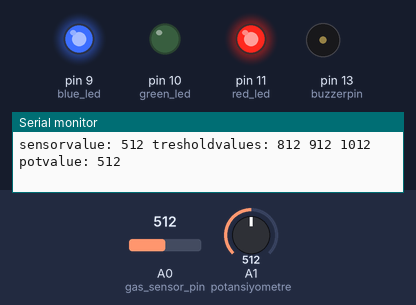
The sketch below on a simulated Arduino Uno, built with avr-gcc and run on an emulated ATmega328P. Shown: output pins drawn as LEDs (lit = HIGH), buzzer (waves = sounding, pin HIGH), the last lines printed to the serial monitor. The test bench sets the inputs (shaded band); at power-on: A0 (gas_sensor_pin) = 512, A1 (potansiyometre) = 512.

Above: at 11.2 s.
11.3 s: A0 (gas_sensor_pin) set to 801
14.3 s: A0 (gas_sensor_pin) set to 821
At 14.9 s:
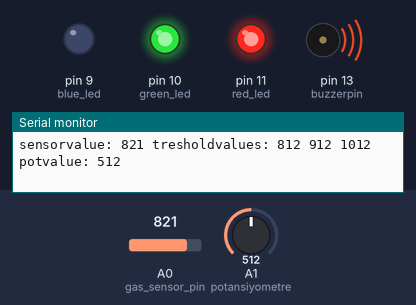
17.3 s: A1 (potansiyometre) set to 434
19.4 s: A1 (potansiyometre) set to 411
At 19.65 s:
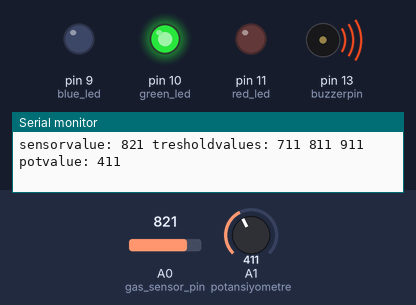
22.4 s: A1 (potansiyometre) set to 328
25.4 s: A1 (potansiyometre) set to 303
At 25.8 s:
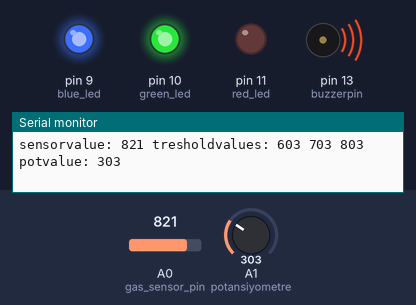
Timing chart, 0 to 28.0 s (numbered marks = the images above; inputs shaded):
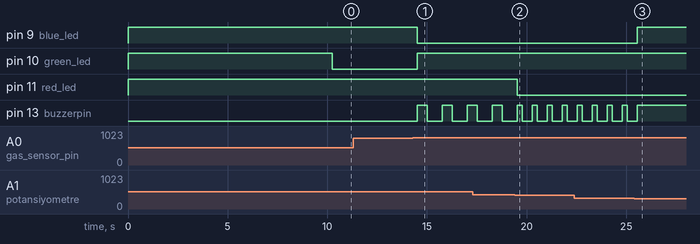

The sketch:

gaz_sensoru.ino
```cpp
#define gas_sensor_pin A0
#define buzzerpin 13        //buzzerin + sı buraya - si gnd ye

#define red_led 11
#define green_led 10
#define blue_led 9

#define potansiyometre A1

void setup() {

  pinMode(buzzerpin,OUTPUT);

  pinMode(red_led, OUTPUT);
  pinMode(green_led, OUTPUT);
  pinMode(blue_led, OUTPUT);


  led_off(red_led,green_led,blue_led);

  Serial.begin(9600);
  Serial.println("isiniyor");
  delay(10000);
  Serial.println("isinidi");

}


void loop() {

  delay(250);

  int sensorvalue = analogRead(gas_sensor_pin);
  int potvalue = analogRead(potansiyometre);

  int treshold1 = (potvalue + 300);
  int treshold2 = (potvalue + 400);
  int treshold3 = (potvalue + 500);


  Serial.print("sensorvalue: ");
  Serial.print(sensorvalue);
  Serial.print(" tresholdvalues: ");
  Serial.print(treshold1);
  Serial.print(" ");
  Serial.print(treshold2);
  Serial.print(" ");
  Serial.print(treshold3);
  Serial.print(" potvalue: ");
  Serial.print(potvalue);
  Serial.println();


  if(sensorvalue > treshold3){
    red(red_led,green_led,blue_led);
    alarm3();
  }
  else if(sensorvalue > treshold2){
    purple(red_led,green_led,blue_led);
    alarm2();
  }
  else if(sensorvalue > treshold1){
    blue(red_led,green_led,blue_led);
    alarm1();
  }
  else{
    green(red_led,green_led,blue_led);
  }

}


void red(int r, int g, int b){
  digitalWrite(r,LOW);
  digitalWrite(g,HIGH);
  digitalWrite(b,HIGH);
}

void purple(int r, int g, int b){
  digitalWrite(r,LOW);
  digitalWrite(g,HIGH);
  digitalWrite(b,LOW);
}

void green(int r, int g, int b){
  digitalWrite(r,HIGH);
  digitalWrite(g,LOW);
  digitalWrite(b,HIGH);
}

void blue(int r, int g, int b){
  digitalWrite(r,HIGH);
  digitalWrite(g,HIGH);
  digitalWrite(b,LOW);
}

void led_off(int r, int g, int b){
  digitalWrite(r,HIGH);
  digitalWrite(g,HIGH);
  digitalWrite(b,HIGH);
}


void alarm1(){
  digitalWrite(buzzerpin,HIGH);
  delay(500);
  digitalWrite(buzzerpin,LOW);
  delay(500);
}

void alarm2(){
  digitalWrite(buzzerpin,HIGH);
  delay(250);
  digitalWrite(buzzerpin,LOW);
  delay(250);
}

void alarm3(){
  digitalWrite(buzzerpin,HIGH);
}
```

Measured:
- the behaviour switches between 812 and 813 on A0 (gas_sensor_pin) (found by bisection; images 0 and 1)
- the behaviour switches between 421 and 420 on A1 (potansiyometre) (found by bisection; images 1 and 2)
- the behaviour switches between 321 and 320 on A1 (potansiyometre) (found by bisection; images 2 and 3)
- after the input at 14.3 s, pin 9 (blue_led): HIGH → LOW after 0.23 s; pin 10 (green_led): LOW → HIGH after 0.23 s; pin 13 (buzzerpin): alternates HIGH for 0.50 s and LOW for 0.75 s, starting after 0.23 s
- after the input at 19.4 s, pin 11 (red_led): HIGH → LOW after 0.13 s; pin 13 (buzzerpin): alternates HIGH for 0.25 s and LOW for 0.50 s, starting after 0.38 s
- after the input at 25.4 s, pin 9 (blue_led): LOW → HIGH after 0.14 s; pin 13 (buzzerpin): goes on until 25.5 s, then stays HIGH
